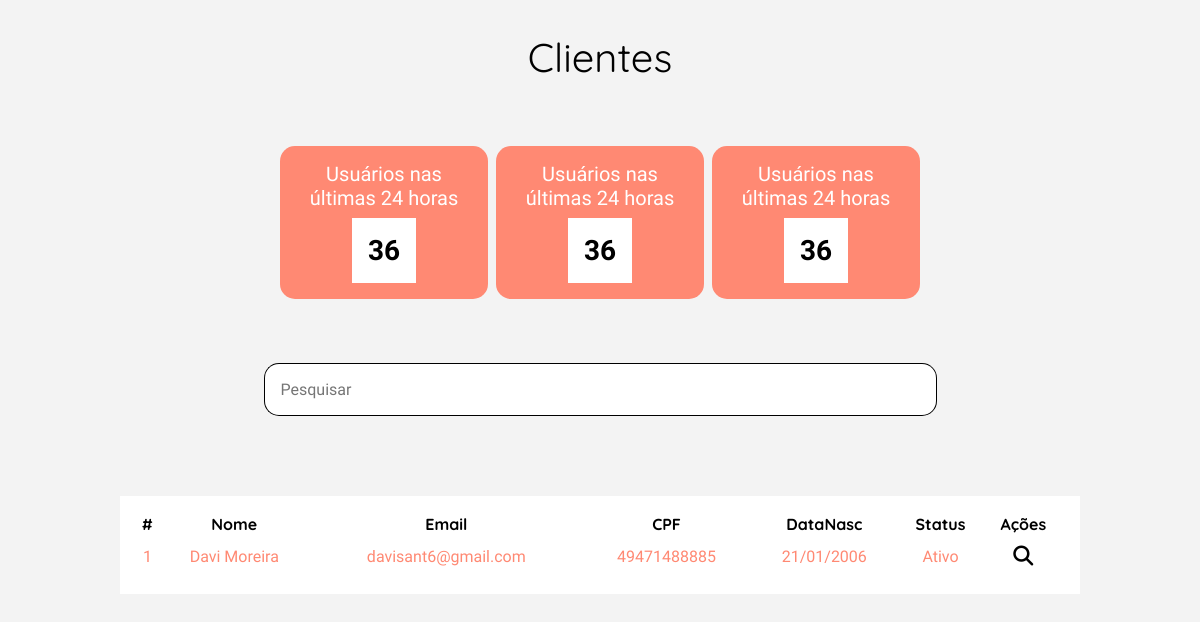
The page /view/listClientes.php on the database its author committed.
### tables this page shows
CREATE TABLE user_cliente(
	id_cliente INT AUTO_INCREMENT NOT NULL PRIMARY KEY,
	nome_cliente VARCHAR(300) NOT NULL COMMENT 'nome do cliente',
	email_cliente VARCHAR(300) NOT NULL COMMENT 'email do cliente',
	cpf_cliente VARCHAR(18) NOT NULL COMMENT 'cpf do cliente',
	telefone_cliente VARCHAR(18) NOT NULL COMMENT 'telefone do cliente',
	genero_cliente int(1) NOT NULL COMMENT '1 - feminino; 0 - masculino; 2 - não inofmrar',
	senha_cliente VARCHAR(256) NOT NULL COMMENT 'senha em sha256',
	data_nasc_cliente DATE NOT NULL COMMENT 'data de nascimente',
	data_reg_cliente DATETIME DEFAULT CURRENT_TIMESTAMP NOT NULL COMMENT 'data e hora do registro',
	status INT(1) NOT NULL COMMENT '1 - ativo; 0 - inativo'
);

### model/conexao.class.php (called while the page is built, shortened)
<?php
class Conexao{
    public function __construct(){
        try{
            $this->pdo = new PDO("mysql:dbname=2ucase_bd2;host=localhost","root","");
        }catch(PDOException $e){
            echo "Erro com banco de dados: " . $e->getMessage() . "<br>";
            exit();
        }catch(Exception $e){
            echo "Erro generico: " . $e->getMessage() . "<br>";
            exit();
        }
    }
}
?>

### model/Manager.class.php (called while the page is built, shortened)
<?php
require_once 'Conexao.class.php';
class Manager extends Conexao {
	public function listClient($table, $columnName) {
        $cmd = $this->pdo->query("SELECT * FROM {$table} ORDER by {$columnName} DESC");
        $res = $cmd->fetchAll(PDO::FETCH_ASSOC);
        return $res;
	}
}

### view/listClientes.php (the view, shortened to what this page needs)
<?php
require_once "../model/Manager.class.php";
$manager = new Manager();
$resultClienteList = $manager->listClient('user_cliente', 'id_cliente');
?>
<!DOCTYPE html>
<html lang="pt-br">
<head>
    <?php require_once "../config/config.php"; ?>
    <link rel="stylesheet" href="../assets/css/clientes.css">
</head>
<body id="body-margin">
    <main class="container-produto">
        <h1>Clientes</h1>
        <section class="container-metricas">
            <div class="metrica-box metrica1">
                <h4>Usuários nas últimas 24 horas</h4>
                <div class="container-number">
                    <h3>36</h3>
                </div>
            </div>
            <div class="metrica-box metrica2">
                <h4>Usuários nas últimas 24 horas</h4>
                <div class="container-number">
                    <h3>36</h3>
                </div>
            </div>
            <div class="metrica-box metrica3">
                <h4>Usuários nas últimas 24 horas</h4>
                <div class="container-number">
                    <h3>36</h3>
                </div>
            </div>
        </section>
        <article class="container-pesquisa">
            <form action="#" method="POST">
                <div class="input-pesquisa">
                    <input type="text" placeholder="Pesquisar" id="pesquisar-input">
                    <input type="submit" value="">
                </div>
            </form>
        </article>
        <section class="container-tabela-filter">
            <section class="container-tabela">
                <table class="table-clientes">
                    <tr>
                        <th>#</th>
                        <th>Nome</th>
                        <th>Email</th>
                        <th>CPF</th>
                        <th>DataNasc</th>
                        <th>Status</th>
                        <th>Ações</th>
                    </tr>
                    <?php
                    if (count($resultClienteList) > 0) :
                        for ($i = 0; $i < count($resultClienteList); $i++) :
                            $timestamp = strtotime($resultClienteList[$i]["data_nasc_cliente"]);
                            $newDate = date("d-m-Y", $timestamp);
                            $dateExib = str_replace('-', '/', $newDate)
                    ?>
                            <tr>
                                <td><?= $resultClienteList[$i]['id_cliente'] ?></td>
                                <td><?= $resultClienteList[$i]['nome_cliente'] ?></td>
                                <td><?= $resultClienteList[$i]['email_cliente'] ?></td>
                                <td><?= $resultClienteList[$i]['cpf_cliente'] ?></td>
                                <td><?= $dateExib ?></td>
                                <td><?= $resultClienteList[$i]['status'] == 1 ? "Ativo" : "Inativo" ?></td>
                                <td id="btn-actions">
                                    <button id="search-client"><i class="fa-solid fa-magnifying-glass"></i></i></i></button>
                                </td>
                            </tr>
                    <?php
                        endfor;
                    endif;
                    ?>
                </table>
            </section>
        </section>
    </main>
</body>
</html>

### assets/css/clientes.css (style rules this page uses)
.container-produto { display: flex; flex-direction: column; align-items: center; justify-content: center; gap: 4rem; margin-top: 2rem; }
.container-metricas { display: flex; width: 40rem; text-align: center; gap: .5rem; }
.metrica-box { display: flex; flex-direction: column; justify-content: center; align-items: center; gap: .5rem; background-color: var(--cor-laranja); padding: 1rem; border-radius: 15px; }
.metrica-box h4 { color: #fff; }
.container-number { padding: 1rem; background-color: #ffff; width: -moz-fit-content; width: fit-content; }
.input-pesquisa { display: flex; }
.input-pesquisa input[type=text] { background-color: #ffff; padding: 1rem; border: 1px solid #000; border-right: none; width: 40rem; border-bottom-left-radius: 15px; border-top-left-radius: 15px; }
.input-pesquisa input[type=submit] { background-color: #ffff; border: 1px solid #000; border-left: none; background-image: url('../../view/img/lupapesquisa.png'); background-size: 20px 20px; background-position-y: center; background-position-x: center; background-repeat: no-repeat; padding: 1rem; cursor: pointer; border-bottom-right-radius: 15px; border-top-right-radius: 15px; }
.container-tabela-filter { display: flex; flex-direction: column; align-items: center; width: 60rem; }
.container-tabela { width: 100%; background-color: #ffff; margin-top: 1rem; }
.container-tabela .table-clientes { width: 100%; padding: 1rem; }
.table-clientes tr td { text-align: center; }
#btn-actions button { padding: .5rem; background-color: transparent; border: none; }
#btn-actions #search-client i { cursor: pointer; }

### rows shown on the page
user_cliente: id_cliente "1", nome_cliente "Davi Moreira", email_cliente "davisant6@gmail.com", cpf_cliente "49471488885", data_nasc_cliente "21/01/2006", status "Ativo"
